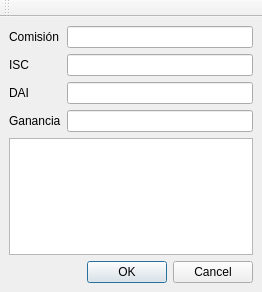
<?xml version="1.0" encoding="UTF-8"?>
<ui version="4.0">
 <class>frmProducts</class>
 <widget class="QMainWindow" name="frmProducts">
  <property name="geometry">
   <rect>
    <x>0</x>
    <y>0</y>
    <width>262</width>
    <height>292</height>
   </rect>
  </property>
  <property name="windowTitle">
   <string>Añadir Articulos</string>
  </property>
  <widget class="QWidget" name="centralwidget">
   <layout class="QVBoxLayout" name="verticalLayout">
    <item>
     <layout class="QFormLayout" name="formLayout">
      <property name="fieldGrowthPolicy">
       <enum>QFormLayout::ExpandingFieldsGrow</enum>
      </property>
      <item row="0" column="0">
       <widget class="QLabel" name="label">
        <property name="text">
         <string>Comisión</string>
        </property>
       </widget>
      </item>
      <item row="0" column="1">
       <widget class="QLineEdit" name="txtComission"/>
      </item>
      <item row="1" column="0">
       <widget class="QLabel" name="label_3">
        <property name="text">
         <string>ISC</string>
        </property>
       </widget>
      </item>
      <item row="1" column="1">
       <widget class="QLineEdit" name="txtISC"/>
      </item>
      <item row="2" column="0">
       <widget class="QLabel" name="label_2">
        <property name="text">
         <string>DAI</string>
        </property>
       </widget>
      </item>
      <item row="2" column="1">
       <widget class="QLineEdit" name="txtDAI_2"/>
      </item>
      <item row="3" column="0">
       <widget class="QLabel" name="label_4">
        <property name="text">
         <string>Ganancia</string>
        </property>
       </widget>
      </item>
      <item row="3" column="1">
       <widget class="QLineEdit" name="txtProfit"/>
      </item>
     </layout>
    </item>
    <item>
     <widget class="QColumnView" name="columnView"/>
    </item>
    <item>
     <widget class="QDialogButtonBox" name="buttonBox">
      <property name="standardButtons">
       <set>QDialogButtonBox::Cancel|QDialogButtonBox::Ok</set>
      </property>
     </widget>
    </item>
   </layout>
  </widget>
  <widget class="QToolBar" name="toolBar">
   <property name="windowTitle">
    <string>toolBar</string>
   </property>
   <attribute name="toolBarArea">
    <enum>TopToolBarArea</enum>
   </attribute>
   <attribute name="toolBarBreak">
    <bool>false</bool>
   </attribute>
  </widget>
 </widget>
 <resources/>
 <connections/>
</ui>
